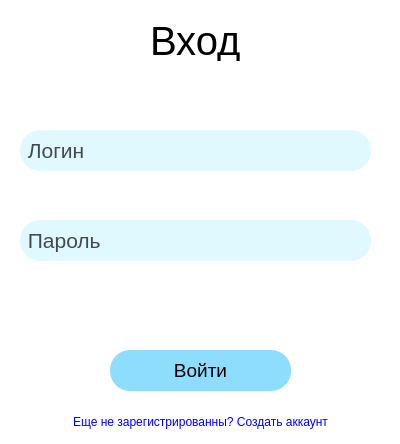
<?xml version="1.0" encoding="UTF-8"?>
<ui version="4.0">
 <class>Form</class>
 <widget class="QWidget" name="Form">
  <property name="geometry">
   <rect>
    <x>0</x>
    <y>0</y>
    <width>400</width>
    <height>444</height>
   </rect>
  </property>
  <property name="windowTitle">
   <string>Form</string>
  </property>
  <property name="styleSheet">
   <string notr="true">background: white;</string>
  </property>
  <widget class="QLabel" name="label">
   <property name="geometry">
    <rect>
     <x>150</x>
     <y>20</y>
     <width>101</width>
     <height>41</height>
    </rect>
   </property>
   <property name="font">
    <font>
     <family>Arial</family>
     <pointsize>30</pointsize>
    </font>
   </property>
   <property name="text">
    <string>Вход</string>
   </property>
  </widget>
  <widget class="QLineEdit" name="login_input">
   <property name="geometry">
    <rect>
     <x>20</x>
     <y>130</y>
     <width>351</width>
     <height>41</height>
    </rect>
   </property>
   <property name="font">
    <font>
     <family>Arial</family>
     <pointsize>16</pointsize>
    </font>
   </property>
   <property name="styleSheet">
    <string notr="true">background:#E0F8FF;
border-radius:20%;
color: rgba(0, 0, 0, 0.7);</string>
   </property>
   <property name="text">
    <string> Логин</string>
   </property>
  </widget>
  <widget class="QLineEdit" name="password_input">
   <property name="geometry">
    <rect>
     <x>20</x>
     <y>220</y>
     <width>351</width>
     <height>41</height>
    </rect>
   </property>
   <property name="font">
    <font>
     <family>Arial</family>
     <pointsize>16</pointsize>
    </font>
   </property>
   <property name="styleSheet">
    <string notr="true">background:#E0F8FF;
border-radius:20%;
color: rgba(0, 0, 0, 0.7);</string>
   </property>
   <property name="text">
    <string> Пароль</string>
   </property>
  </widget>
  <widget class="QPushButton" name="login_button">
   <property name="geometry">
    <rect>
     <x>110</x>
     <y>350</y>
     <width>181</width>
     <height>41</height>
    </rect>
   </property>
   <property name="font">
    <font>
     <family>Arial</family>
     <pointsize>14</pointsize>
    </font>
   </property>
   <property name="cursor">
    <cursorShape>PointingHandCursor</cursorShape>
   </property>
   <property name="styleSheet">
    <string notr="true">background: #8EDCFE;
border-radius: 20%;</string>
   </property>
   <property name="text">
    <string>Войти</string>
   </property>
  </widget>
  <widget class="QPushButton" name="go_to_register_button">
   <property name="geometry">
    <rect>
     <x>60</x>
     <y>410</y>
     <width>281</width>
     <height>23</height>
    </rect>
   </property>
   <property name="cursor">
    <cursorShape>PointingHandCursor</cursorShape>
   </property>
   <property name="styleSheet">
    <string notr="true">background: none;
border: none;
color: blue;</string>
   </property>
   <property name="text">
    <string>Еще не зарегистрированны? Создать аккаунт</string>
   </property>
  </widget>
 </widget>
 <resources/>
 <connections/>
</ui>
